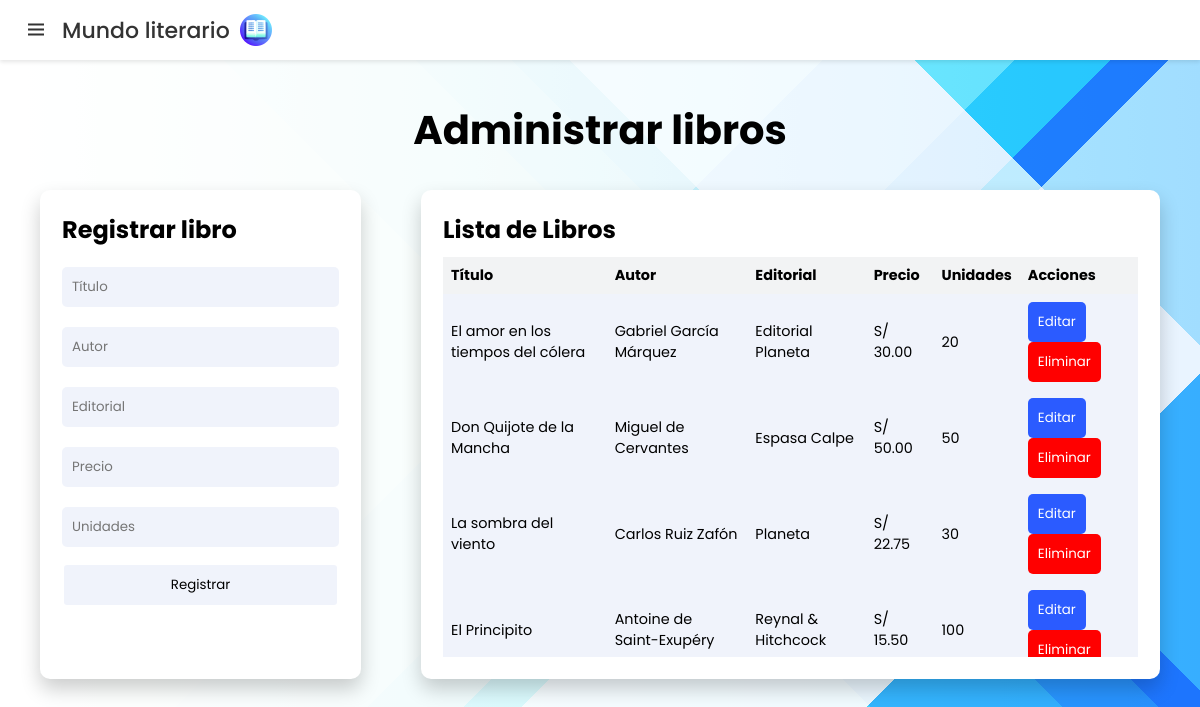
The page /presentacion/gestionarLibros.php (signed in) on the database its author committed.
### tables this page shows
CREATE TABLE `libros` (
  `id` int(11) NOT NULL,
  `titulo` varchar(255) NOT NULL,
  `autor` varchar(255) NOT NULL,
  `editorial` varchar(20) NOT NULL,
  `precio` decimal(10,2) NOT NULL,
  `unidades` int(11) NOT NULL
);

### negocios/libro.php (called while the page is built, shortened)
<?php
class Libro implements CrudInterface
{
    public static function listar()
    {
        $connection = Database::getInstance();
        $stmt = $connection->prepare("SELECT * FROM libros");
        $stmt->execute();
        return $stmt->fetchAll(PDO::FETCH_ASSOC);
    }
}

### presentacion/gestionarLibros.php (the view, shortened to what this page needs)
<?php
$libros = Libro::listar();
?>
<!DOCTYPE html>
<html lang="es">
<head>
    <link rel="stylesheet" href="../assets/css/revista.css" />
    <link href="https://unpkg.com/boxicons@2.1.2/css/boxicons.min.css" rel="stylesheet" />
</head>
<body>
    <nav>
        <div class="logo">
            <i class="bx bx-menu menu-icon"></i>
            <span class="logo-name">Mundo literario</span>
            <img class="logo-img" src="../assets/images/book.png">
        </div>
    </nav>
    <section class="content-revista">
        <h1>Administrar libros</h1>
        <div class="container-revista">
            <div class="box">
                <h2>Registrar libro</h2>
                <form class="crear" method="POST" action="">
                    <input type="text" name="titulo" placeholder="Título" required>
                    <input type="text" name="autor" placeholder="Autor" required>
                    <input type="text" name="editorial" placeholder="Editorial" required>
                    <input type="number" name="precio" placeholder="Precio" required>
                    <input type="number" name="unidades" placeholder="Unidades" required>
                    <button class="registrar" type="submit">Registrar</button>
                </form>
            </div>
            <div class="box">
                <h2>Lista de Libros</h2>
                <div class="table-responsive">
                    <table>
                        <thead>
                            <tr>
                                <th>Título</th>
                                <th>Autor</th>
                                <th>Editorial</th>
                                <th>Precio</th>
                                <th>Unidades</th>
                                <th>Acciones</th>
                            </tr>
                        </thead>
                        <tbody>
                            <?php foreach ($libros as $libro): ?>
                                <tr>
                                    <td><?php echo htmlspecialchars($libro['titulo']); ?></td>
                                    <td><?php echo htmlspecialchars($libro['autor']); ?></td>
                                    <td><?php echo htmlspecialchars($libro['editorial']); ?></td>
                                    <td>S/ <?php echo htmlspecialchars($libro['precio']); ?></td>
                                    <td><?php echo htmlspecialchars($libro['unidades']); ?></td>
                                    <td>
                                        <button type="button" class="btn-editar" onclick="location.href='editarLibro.php?id=<?php echo $libro['id']; ?>'">Editar</button>
                                        <button type="button" class="btn-eliminar" data-id="<?php echo $libro['id']; ?>">Eliminar</button>
                                    </td>
                                </tr>
                            <?php endforeach; ?>
                        </tbody>
                    </table>
                </div>
            </div>
        </div>
    </section>
</body>
</html>

### assets/css/revista.css (style rules this page uses)
* { margin: 0; padding: 0; box-sizing: border-box; font-family: "Poppins", sans-serif; }
body { min-height: 100%; background-image: linear-gradient( 90deg, rgb(255, 255, 255), rgb(207, 207, 207) ), linear-gradient( 45deg, rgb(177, 223, 206) 0%, rgb(177, 223, 206) 46%, rgb(147, 192, 214) 46%, rgb(147, 192, 214) 56%, rgb(117, 162, 222) 56%, rgb(117, 162, 222) 61%, rgb(86, 131, 229) 61%, rgb(86, 131, 229) 64%, rgb(168, 194, 255) 64%, rgb(168, 194, 255) 82%, rgb(26, 70, 245) 82%, rgb(26, 70, 245) 100% ), linear-gradient( 135deg, rgb(177, 223, 206) 0%, rgb(177, 223, 206) 46%, rgb(147, 192, 214) 46%, rgb(147, 192, 214) 56%, rgb(117, 162, 222) 56%, rgb(117, 162, 222) 61%, rgb(86, 131, 229) 61%, rgb(86, 131, 229) 64%, rgb(168, 194, 255) 64%, rgb(168, 194, 255) 82%, rgb(26, 70, 245) 82%, rgb(26, 70, 245) 100% ); background-blend-mode: overlay, overlay, normal; }
nav { position: relative; top: 0; left: 0; height: 60px; width: 100%; display: flex; align-items: center; background: #fff; box-shadow: 0 2px 4px rgba(0, 0, 0, 0.1); }
nav .logo { display: flex; align-items: center; margin: 0 24px; }
.logo-img { margin: 0 10px 0px 10px; }
.logo .menu-icon { color: #333; font-size: 24px; margin-right: 14px; cursor: pointer; }
.logo .logo-name { color: #333; font-size: 22px; font-weight: 500; }
.content-revista { padding: 40px; }
.container-revista { margin-top: 20px; display: grid; grid-template-columns: 0.8fr 2fr; gap: 60px; }
.content-revista h1 { color: black; text-align: center; font-size: 2.5rem; margin-bottom: 30px; }
h2 { color: black; text-align: left; margin: auto 0 10px 0; }
.box { border: 2px solid transparent; background-color: white; padding: 20px; border-radius: 10px; box-shadow: 0 10px 20px rgba(0, 0, 0, 0.2); transition: all 0.5s cubic-bezier(0.23, 1, 0.32, 1); }
.crear { height: 350px; display: flex; justify-content: flex-start; flex-direction: column; }
.crear input { background: #3f6aca14; padding: 10px; border: none; border-radius: 5px; margin: 10px 0; outline: none; }
.crear .registrar { margin-top: auto; border: 2px solid white; background-color: #3f6aca14; padding: 10px; border-radius: 5px; cursor: pointer; color: black; transition: background-color 0.5s ease; }
.table-responsive { max-height: 400px; overflow-y: auto; }
table { color: black; border-radius: 10px; background-color: #3f6aca14; width: 100%; border-collapse: collapse; font-size: 0.9rem; }
th, td { padding: 8px; text-align: left; }
th { background-color: #f2f3f4; color: black; }
.btn-editar { padding: 10px; background-color: #2b5bff; color: white; border: none; border-radius: 5px; cursor: pointer; }
.btn-eliminar { border-radius: 5px; padding: 10px; border: none; background-color: red; color: white; cursor: pointer; }

### rows shown on the page
libros: titulo "El amor en los tiempos del cólera", autor "Gabriel García Márquez", editorial "Editorial Planeta", precio "30.00", unidades "20"
libros: titulo "Don Quijote de la Mancha", autor "Miguel de Cervantes", editorial "Espasa Calpe", precio "50.00", unidades "50"
libros: titulo "La sombra del viento", autor "Carlos Ruiz Zafón", editorial "Planeta", precio "22.75", unidades "30"
libros: titulo "El Principito", autor "Antoine de Saint-Exupéry", editorial "Reynal & Hitchcock", precio "15.50", unidades "100"
